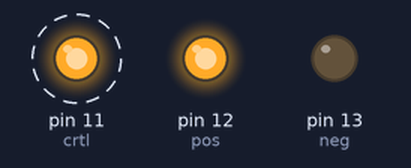
A sketch run on a simulated Arduino Uno, built with avr-gcc and run on an emulated ATmega328P. Shown: output pins drawn as LEDs (lit = HIGH). Dashed ring = blinking.

Above: at 1.5 s.
Timing chart, 0 to 5.6 s (numbered marks = the images above):
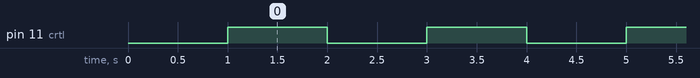

The sketch:

7-color-led.ino
```cpp
int neg =  13;    // +LED connected to digital pin 13
int pos =  12;    // -LED connected to digital pin 12
int crtl =  11;  // control coonected to digital pin 11

// The setup() method runs once, when the sketch starts

void setup()   {
  // initialize the digital pin as an output:
  pinMode(neg, OUTPUT);
  pinMode(pos, OUTPUT);
  pinMode(crtl, OUTPUT);
  digitalWrite(pos, HIGH);    // set the LED on
  digitalWrite(neg, LOW);   // set the LED off
  digitalWrite(crtl,LOW);  //ser the crtl off
  delay(1000);                  // wait for 15 second
}
// the loop() method runs over and over again,
// as long as the Arduino has power

void loop()
{
digitalWrite(crtl, HIGH);
delay(1000);
digitalWrite(crtl, LOW);
delay(1000);


}
```

Measured:
- by itself, pin 11 (crtl): alternates HIGH for 1.0 s and LOW for 1.0 s
